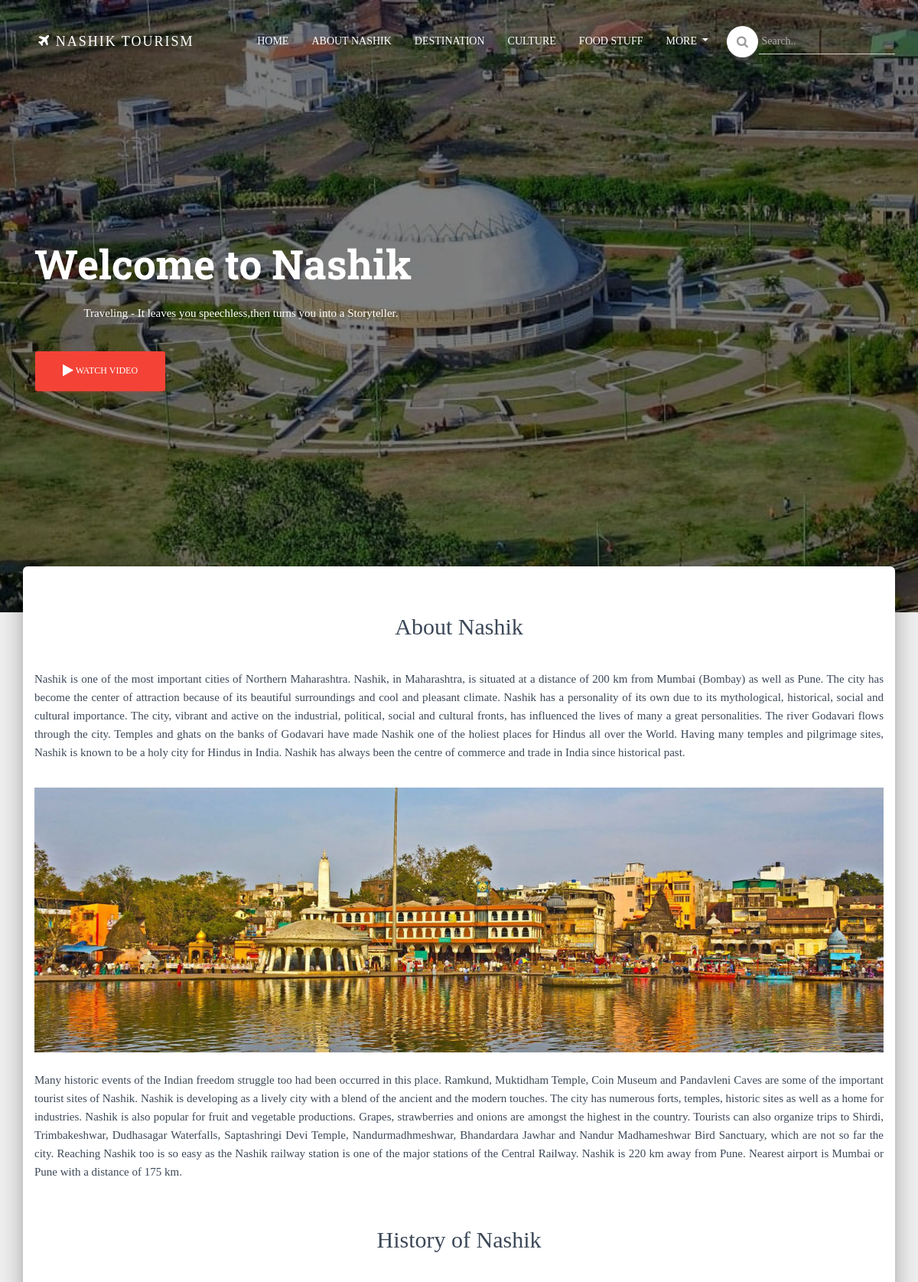
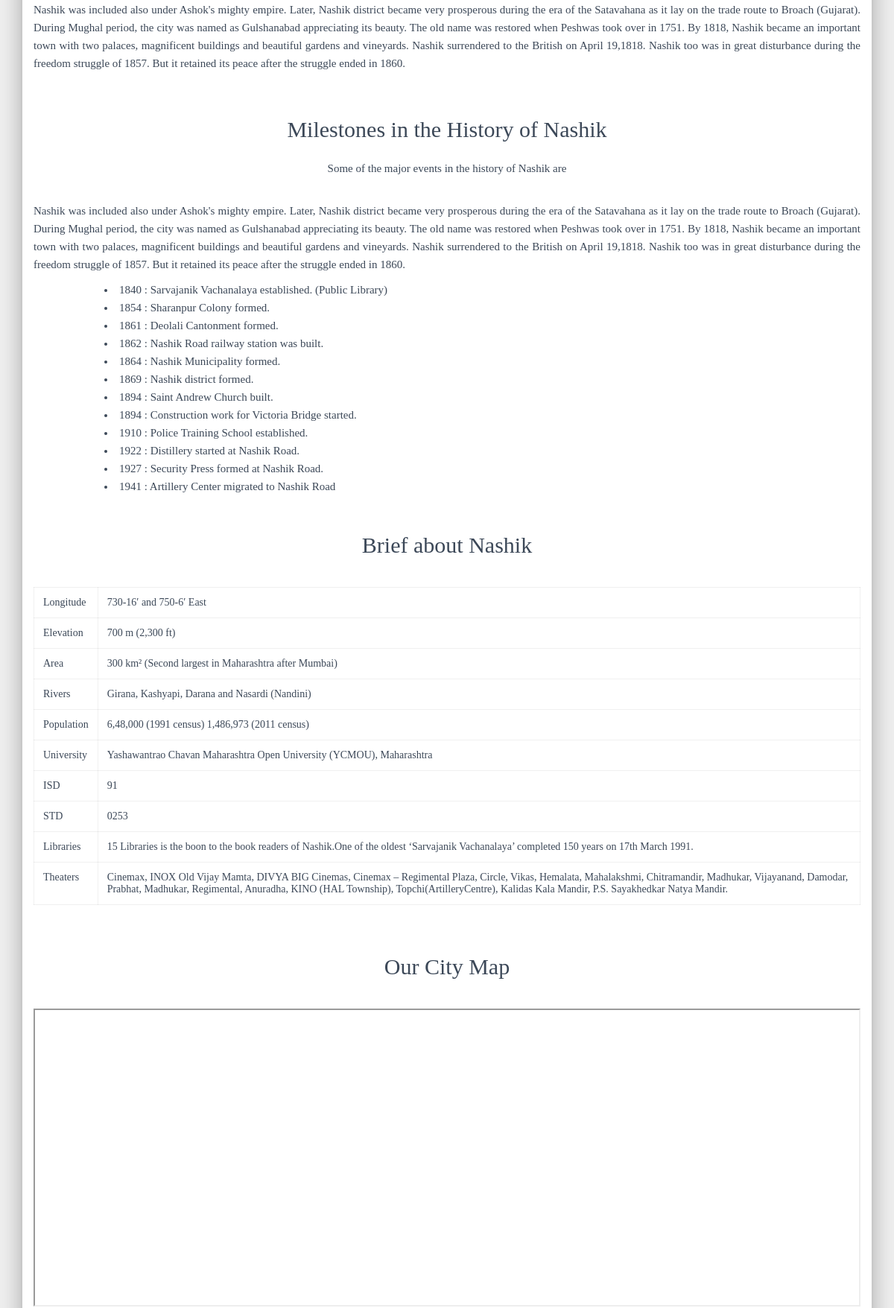
/MainC/AboutNashik (upper part), run on the app's committed database (2 pictures, top to bottom).
### tables this page shows
CREATE TABLE `navbar` (
  `id` int(200) NOT NULL,
  `name` varchar(500) NOT NULL,
  `link` varchar(1000) NOT NULL,
  `target` varchar(50) NOT NULL,
  `active` int(1) NOT NULL DEFAULT '0',
  `outsidelink` int(1) NOT NULL DEFAULT '1',
  `order_id` int(20) DEFAULT NULL
);

CREATE TABLE `pages` (
  `id` int(200) NOT NULL,
  `name` varchar(300) NOT NULL,
  `title` varchar(300) NOT NULL,
  `img` varchar(300) NOT NULL,
  `order_id` int(20) DEFAULT NULL
);

### application/controllers/MainC.php (called while the page is built, shortened)
<?php
class MainC extends CI_Controller{
    public function AboutNashik()
    {
        $this->load->model('WorkM');
        $Page = $this->WorkM->GetRow('pages',4);
        $Page['data'] = $this->load->view('public/aboutnashik',"",True);
        $Page['navbar'] = $this->WorkM->Gets('navbar');
        $this->load->view('public/base',compact('Page'));
    }
}
?>

### index.php (called while the page is built, shortened)
<?php
require_once BASEPATH.'core/CodeIgniter.php';

### application/models/WorkM.php (called while the page is built, shortened)
<?php
class WorkM extends CI_Model
{
    public function GetRow($tablename, $id)
    {
        $query = $this->db->where('id', $id)->order_by('order_id')->get($tablename);
        $result = $query->result();
        return $result;
    }
    public function Gets($tablename)
    {
        $query = "";
        if ($tablename === "logs") {
            $query = $this->db->order_by('time', 'DESC')->get($tablename);
        } elseif ($this->db->field_exists('order_id', $tablename)) {
            $query = $this->db->order_by('order_id')->get($tablename);
        } else {
            $query = $this->db->get($tablename);
        }
        $result = $query->result();
        return $result;
    }
}

### application/views/public/base.php (the view, shortened to what this page needs)
<html lang="en">
<head>
    <link rel="stylesheet" href="https://maxcdn.bootstrapcdn.com/font-awesome/latest/css/font-awesome.min.css">
    <link rel="stylesheet" href="<?= base_url('/assets/fonts/icomoon/style.css')?>">
    <link href="<?= base_url('/assets/css/login-register.css') ?>" rel="stylesheet">
    <link href="<?= base_url('/assets/css/style.css') ?>" rel="stylesheet">
    <?php if(basename($_SERVER['PHP_SELF'])=="AboutNashik"): ?>
    <link href="<?= base_url('/assets/css/aboutnashik.css') ?>" rel="stylesheet">
    <?php endif ?>
</head>
<body>
    <nav class="navbar navbar-transparent navbar-color-on-scroll fixed-top navbar-expand-lg" color-on-scroll="100"
        id="sectionsNav">
        <div class="navbar-translate">
            <a class="navbar-brand" href="<?= base_url('MainC/') ?>" style="text-transform:uppercase;">
                <i class="fa fa-plane"></i>
                Nashik Tourism</a>
        </div>
        <div class="collapse navbar-collapse">
            <ul class="navbar-nav ml-auto">
                <?php for ($i=0; $i < 5 ; $i++)  : ?>
                <?php if ($Page['navbar'][$i]->active) : ?>
                <li class="nav-item">
                    <a class="nav-link"
                        href="<?=  (!$Page['navbar'][$i]->outsidelink) ? base_url($Page['navbar'][$i]->link) : $Page['navbar'][$i]->link  ?>"
                        target="_<?= $Page['navbar'][$i]->target ?>">
                        <?= $Page['navbar'][$i]->name ?>
                    </a>
                </li>
                <?php endif ?>
                <?php endfor ?>
                <li class="dropdown nav-item">
                    <a href="#" class="dropdown-toggle nav-link" data-toggle="dropdown">
                        More
                    </a>
                </li>
                <li class="nav-item nav-link">
                    <form action="<?= base_url('MainC/Search')?>" method="post" class="form-inline ml-auto ">
                        <?=  form_open('MainC/Search','method="post" class="form-inline ml-auto " '); ?>
                        <button type="submit" class="btn btn-white btn-raised btn-fab btn-round">
                            <i class="material-icons fa fa-search" style="font-size:16px;"></i>
                        </button>
                        <div class="form-group">
                            <input name="query" type="search" class="form-control" autocomplete="off"
                                placeholder=" Search..">
                        </div>
                    </form>
                </li>
            </ul>
        </div>
    </nav>
    <div class="page-header header-filter responsive" data-parallax="true"
        style="background-image: url(<?= base_url('assets/images/').$Page[0]->img ?>);">
        <div class="container">
            <div class="row">
                <div class="col-md-6">
                    <h1 class="title">Welcome to Nashik</h1>
                    <h3>
                        Traveling - It leaves you speechless,then turns you into a Storyteller.
                    </h3>
                    <br>
                    <a href="https://www.youtube.com/embed/569lQejCuFQ?start=0&autoplay=1" target="_blank"
                        class="btn btn-danger btn-raised btn-lg">
                        <i class="fa fa-play"></i> Watch video
                    </a>
                </div>
            </div>
        </div>
    </div>
    <div class="main main-raised">
        <div class="site-section">
            <?= $Page['data'] ?>
        </div>
    </div>
    <br>
</body>
</html>

### assets/css/aboutnashik.css (style rules this page uses)
h3 { font-family: verdana; text-align: center; font-size: 15px; }
li { font-family: verdana; font-size: 15px; }

### application/views/public/base.php (style rules this page uses)
* { font-family: verdana; }

### data on the page
navbar: name "HOME"
navbar: name "ABOUT NASHIK"
navbar: name "DESTINATION"
navbar: name "CULTURE"
navbar: name "FOOD STUFF"
pages: img (picture)
